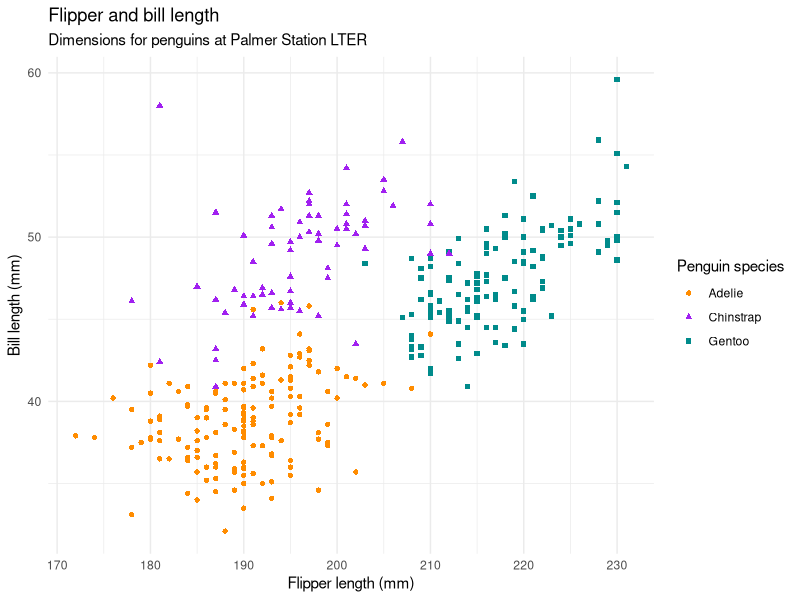

The R source for this figure:
## ---- chunk 1
#| include: false

library(tidyverse)
library(palmerpenguins)

## ---- chunk 2
#| include: false
install.packages("tidyverse")
install.packages("palmerpenguins") 

## ---- chunk 3
#| label: plot-penguins
#| warning: false
#| echo: false

ggplot(penguins, 
       aes(x = flipper_length_mm, y = bill_length_mm)) +
  geom_point(aes(color = species, shape = species)) +
  scale_color_manual(values = c("darkorange","purple","cyan4")) +
  labs(
    title = "Flipper and bill length",
    subtitle = "Dimensions for penguins at Palmer Station LTER",
    x = "Flipper length (mm)", y = "Bill length (mm)",
    color = "Penguin species", shape = "Penguin species"
  ) +
  theme_minimal()
## ---- chunk 4
#| label: load dataframe
#| echo: false
df <- read.csv("pone.0233912.s002.csv")
